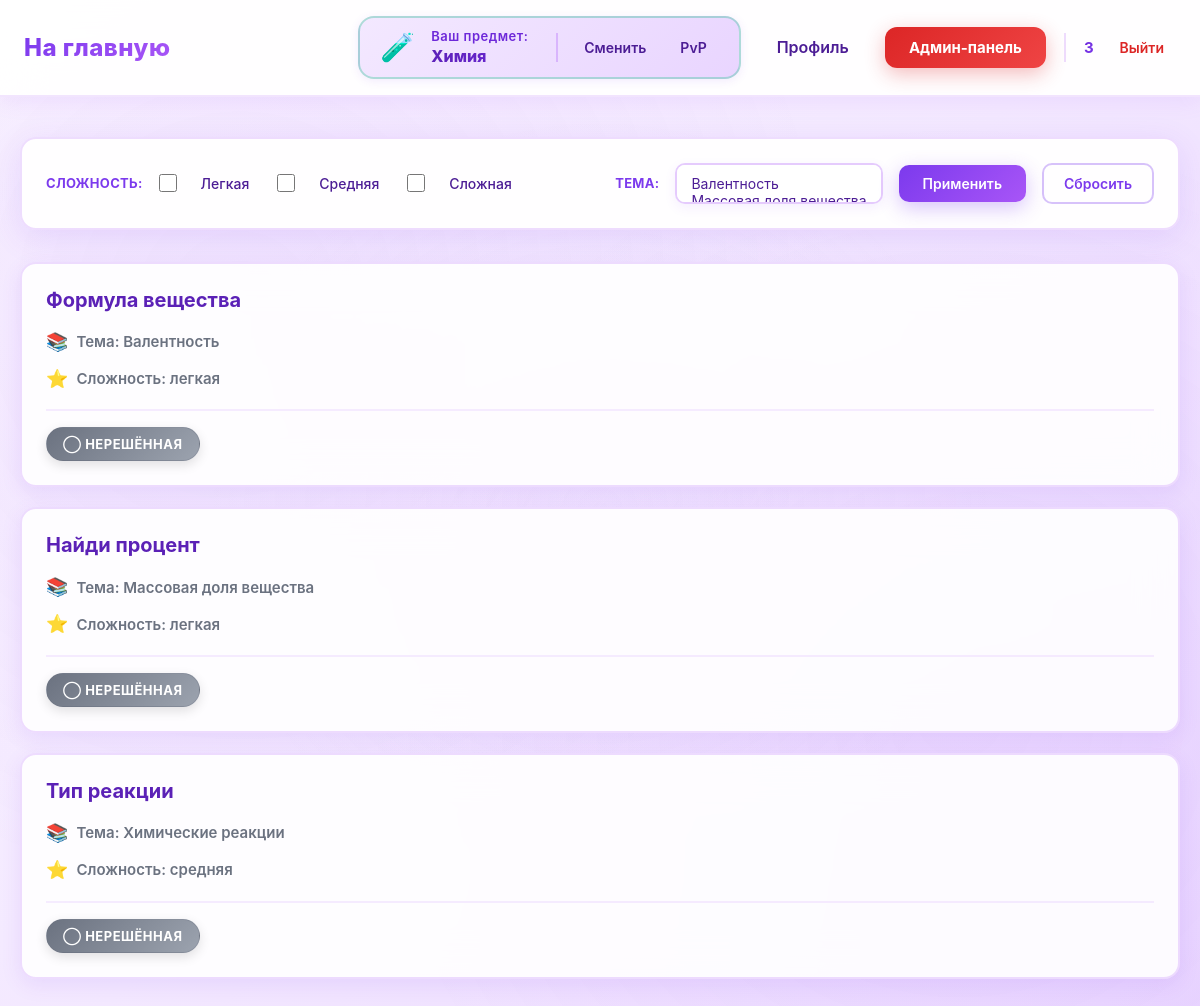
/химия/ (signed in), run on the app's committed database.
### data/users.py (models this page shows, shortened)
class User(SqlAlchemyBase, UserMixin):
    __tablename__ = 'users'
    id = sqlalchemy.Column(sqlalchemy.Integer,
                           primary_key=True, autoincrement=True)
    name = sqlalchemy.Column(sqlalchemy.String, nullable=True)
    email = sqlalchemy.Column(sqlalchemy.String,
                              index=True, unique=True, nullable=True)
    hashed_password = sqlalchemy.Column(sqlalchemy.String, nullable=True)
    elo_rating = sqlalchemy.Column(sqlalchemy.Float, default=1000)
    admin = sqlalchemy.Column(sqlalchemy.Boolean, default=0)
    ban = sqlalchemy.Column(sqlalchemy.Boolean, default=0)
    created_date = sqlalchemy.Column(sqlalchemy.DateTime,
                                     default=datetime.datetime.now)
    submissions = orm.relationship("Submissions", back_populates="user")

### data/tasks.py (models this page shows)
class Tasks(SqlAlchemyBase):
    __tablename__ = 'tasks'
    id = sqlalchemy.Column(sqlalchemy.Integer,
                           primary_key=True, autoincrement=True)
    subject = sqlalchemy.Column(sqlalchemy.Text, nullable=True)
    title = sqlalchemy.Column(sqlalchemy.Text, nullable=True)
    statement = sqlalchemy.Column(sqlalchemy.Text, nullable=True)
    input_format = sqlalchemy.Column(sqlalchemy.Text, nullable=True)
    output_format = sqlalchemy.Column(sqlalchemy.Text, nullable=True)
    memory_limit = sqlalchemy.Column(sqlalchemy.Integer, nullable=True)
    time_limit = sqlalchemy.Column(sqlalchemy.Integer, nullable=True)
    difficulty = sqlalchemy.Column(sqlalchemy.Text, nullable=True)
    created_at = sqlalchemy.Column(sqlalchemy.DateTime,
                                     default=datetime.datetime.now)
    task_tests = orm.relationship("TaskTest", back_populates='tasks')
    submissions = orm.relationship("Submissions", back_populates="tasks")
    theme = sqlalchemy.Column(sqlalchemy.Text, nullable=True)

### main.py (the view)
@app.route("/<subject>/")
@login_required
@user_ban
def index(subject=None):
    if subject not in subjects:
        abort(404)
    session['subject'] = subject
    if request.path == '/' or 'subject' in request.path:
        return redirect('/subject/choice')
    db_sess = db_session.create_session()
    sort_by = request.args.get('sort_by')
    difficulties = db_sess.query(Tasks.difficulty).filter(Tasks.subject == subject).distinct().all()
    difficulties = [d[0] for d in difficulties if d[0]]
    themes = db_sess.query(Tasks.theme).filter(Tasks.subject == subject).distinct().all()
    themes = [t[0] for t in themes if t[0]]
    selected_difficulties = request.args.getlist('difficulty')
    selected_themes = request.args.getlist('theme')
    query = db_sess.query(Tasks).filter(Tasks.subject == subject)
    if selected_difficulties:
        query = query.filter(Tasks.difficulty.in_(selected_difficulties))
    if selected_themes:
        query = query.filter(Tasks.theme.in_(selected_themes))
    if sort_by == 'difficulty':
        tasks = query.order_by(Tasks.difficulty).all()
    elif sort_by == 'theme':
        tasks = query.all()
    else:
        tasks = query.all()
    submissions = db_sess.query(Submissions)
    return render_template('tasks.html', tasks=tasks, subject=subject,
                           difficulties=difficulties, themes=themes, selected_difficulties=selected_difficulties,
                           selected_themes=selected_themes, sort_by=sort_by, Submissions=Submissions, submissions=submissions)

### data/db_session.py (called while the page is built)
def create_session() -> Session:
    global __factory
    return __factory()

### main.py (called while the page is built)
@login_manager.user_loader
def load_user(user_id):
    db_sess = db_session.create_session()
    return db_sess.get(User, user_id)

def user_ban(func):
    @wraps(func)
    def wrapper(*args, **kwargs):
        if current_user.ban:
            abort(403)
        return func(*args, **kwargs)
    return wrapper

### templates/tasks.html (shortened to what this page needs)
{% extends "base.html" %}
{% block styles %}
<link rel="stylesheet" href="{{ url_for('static', filename='tasks.css') }}">
{% endblock %}
{% block content %}
<form method="get">
    <h3>Сложность:</h3>
    {% for difficulty in ['Легкая', 'Средняя', 'Сложная'] %}
    <input type="checkbox" name="difficulty" value="{{ difficulty }}"
           id="diff_{{ loop.index }}" {% if difficulty in selected_difficulties %}checked{% endif %}>
    <label for="diff_{{ loop.index }}">{{ difficulty }}</label>
    {% endfor %}
    <h3 style="margin-left: auto;">Тема:</h3>
    <select name="theme" multiple size="1">
    {% for theme in themes %}
    <option value="{{ theme }}"
            {% if theme in selected_themes %}selected{% endif %}>
    </option>
    {% endfor %}
    </select>
    <input type="submit" value="Применить">
    <a href="/{{ subject }}/">Сбросить</a>
</form>
{% if tasks %}
    {% for task in tasks %}
    <div class="col-md-6 border rounded" style="margin-bottom: 20px;">
        <li>
          <a href="{{ url_for('training', subject=subject, task_id=task.id) }}">
            {{ task.title }}
          </a>
        </li>
        <p>Тема: {{ task.theme or 'Не указана' }}</p>
        <p>Сложность: {{ task.difficulty or 'Не указана' }}</p>
        <div class="task-meta">
            {% if submissions.filter(Submissions.task_id == task.id).filter(Submissions.verdict == 'OK').all() != [] %}
            <span class="status-badge badge-success">✓ Решено верно</span>
            {% elif submissions.filter(Submissions.task_id == task.id).all() != [] %}
            <span class="status-badge badge-danger">✗ Решено неверно</span>
            {% else %}
            <span class="status-badge badge-default">◯ Нерешённая</span>
            {% endif %}
        </div>
    </div>
    {% endfor %}
{% else %}
    <p>Задачи отсутствуют.</p>
{% endif %}
{% endblock %}

### templates/base.html (shortened to what this page needs)
<!doctype html>
<html lang="ru">
<head>
    <link rel="stylesheet" href="{{ url_for('static', filename='base.css') }}">
    {% block styles %}{% endblock %}
</head>
<body>
<header class="site-header">
    <nav class="navbar">
        <div class="nav-left">
            {% if session.get('subject') and session.get('subject') != 'subject' %}
            <a class="logo" href="/{{ session.get('subject') }}/">На главную</a>
            {% else %}
            <a class="logo" href="/">На главную</a>
            {% endif %}
        </div>
        <div class="nav-right">
            {% if current_user.is_authenticated %}
                {% if subject != 'subject' and subject != None %}
                <div class="subject-info" data-subject="{{ subject }}">
                    <div class="subject-icon"></div>
                    <div class="subject-info-content">
                        <div class="subject-label">Ваш предмет:</div>
                        <div class="subject-name">{{ subject|capitalize }}</div>
                    </div>
                    <div class="subject-actions">
                        <a class="nav-link" href="/subject/choice">Сменить</a>
                        <a class="nav-link" href="/{{ subject }}/pvp">PvP</a>
                    </div>
                </div>
                {% endif %}
                <a class="nav-link" href="/profile">Профиль</a>
                {% if current_user.admin %}
                    <a class="btn btn-admin" href="/admin">Админ-панель</a>
                {% endif %}
                <div class="user-menu">
                    <span class="username">{{ current_user.name }}</span>
                    <a class="logout" href="/logout">Выйти</a>
                </div>
            {% else %}
                <a class="btn btn-outline" href="/login">Войти</a>
                <a class="btn btn-primary" href="/register">Регистрация</a>
            {% endif %}
        </div>
    </nav>
</header>
<main class="page-content">
    {% block content %}{% endblock %}
</main>
</body>
</html>

### static/tasks.css (style rules this page uses)
form { background: rgba(255, 255, 255, 0.95); backdrop-filter: blur(20px); border: 2px solid rgba(168, 85, 247, 0.2); border-radius: 16px; padding: 24px; margin-bottom: 32px; box-shadow: 0 8px 32px rgba(124, 58, 237, 0.12); animation: fadeIn 0.5s ease-out 0.1s backwards; transition: all 0.3s ease; display: flex; flex-wrap: wrap; align-items: center; gap: 16px; }
form h3 { font-size: 13px; font-weight: 700; text-transform: uppercase; letter-spacing: 0.3px; color: #7c3aed; margin: 0; padding: 0; white-space: nowrap; }
input[type="checkbox"] { width: 18px; height: 18px; cursor: pointer; accent-color: #7c3aed; margin-right: 8px; transition: all 0.2s ease; }
form label { font-size: 14px; font-weight: 500; color: #4c1d95; cursor: pointer; transition: color 0.2s ease; margin-right: 12px; display: inline; }
select { padding: 10px 14px; border: 2px solid rgba(168, 85, 247, 0.3); border-radius: 10px; background: #ffffff; color: #4c1d95; font-size: 14px; font-weight: 500; cursor: pointer; transition: all 0.3s ease; box-shadow: 0 4px 12px rgba(124, 58, 237, 0.08); min-width: 160px; }
form input[type="submit"] { background: linear-gradient(135deg, #7c3aed, #a855f7); color: #ffffff !important; font-size: 14px; font-weight: 600; padding: 10px 24px; border: none; border-radius: 10px; cursor: pointer; box-shadow: 0 6px 20px rgba(124, 58, 237, 0.3); transition: all 0.3s ease; position: relative; overflow: hidden; }
form input[type="submit"]::before { content: ''; position: absolute; top: 50%; left: 50%; width: 0; height: 0; border-radius: 50%; background: rgba(255, 255, 255, 0.2); transform: translate(-50%, -50%); transition: width 0.6s ease, height 0.6s ease; }
form a { color: #7c3aed; text-decoration: none; font-weight: 600; font-size: 14px; padding: 10px 20px; border: 2px solid rgba(124, 58, 237, 0.3); border-radius: 10px; transition: all 0.3s ease; }
.col-md-6 { background: rgba(255, 255, 255, 0.9); backdrop-filter: blur(20px); border: 2px solid rgba(168, 85, 247, 0.2) !important; border-radius: 16px !important; padding: 24px; margin-bottom: 20px; box-shadow: 0 6px 20px rgba(124, 58, 237, 0.1); transition: all 0.3s ease; list-style: none; }
.col-md-6 li { list-style: none; margin: 0 0 16px 0; padding: 0; }
.col-md-6 li a { font-size: 20px; font-weight: 700; color: #5b21b6; text-decoration: none; transition: all 0.2s ease; display: inline-block; }
.col-md-6 p { color: #6b7280; font-size: 15px; font-weight: 600; margin: 8px 0; display: flex; align-items: center; gap: 8px; }
.col-md-6 p:first-of-type::before { content: '📚'; font-size: 18px; }
.col-md-6 p:last-of-type::before { content: '⭐'; font-size: 18px; }
form { animation: fadeIn 0.4s ease-out; }
.col-md-6 { animation: fadeIn 0.5s ease-out; }
.col-md-6:nth-child(2) { animation-delay: 0.1s; }
.col-md-6:nth-child(3) { animation-delay: 0.15s; }
.col-md-6:nth-child(4) { animation-delay: 0.2s; }
.page-content { display: grid; grid-template-columns: 1fr; gap: 0; }
.page-content h1, .page-content form { grid-column: 1; }
@media (min-width: 768px) { .page-content { display: block; } }
.col-md-6 p:last-of-type { position: relative; }
.task-meta { margin-top: 16px; padding-top: 16px; border-top: 2px solid rgba(168, 85, 247, 0.1); }
.status-badge { display: inline-block; padding: 8px 16px; border-radius: 20px; font-size: 13px; font-weight: 700; text-transform: uppercase; letter-spacing: 0.5px; transition: all 0.3s ease; box-shadow: 0 4px 12px rgba(0, 0, 0, 0.12); }
.badge-default { background: linear-gradient(135deg, #6b7280, #9ca3af); color: #ffffff; border: 1px solid rgba(107, 114, 128, 0.3); }

### data on the page
User: name "3"
Tasks: title "Формула вещества", theme "Валентность", difficulty "легкая", shows "◯ НЕРЕШЁННАЯ"
Tasks: title "Найди процент", theme "Массовая доля вещества", difficulty "легкая", shows "◯ НЕРЕШЁННАЯ"
Tasks: title "Тип реакции", theme "Химические реакции", difficulty "средняя", shows "◯ НЕРЕШЁННАЯ"

### other printed values
{{ subject|capitalize }} "Химия"
{{ difficulty }} "Легкая" "Средняя" "Сложная"
